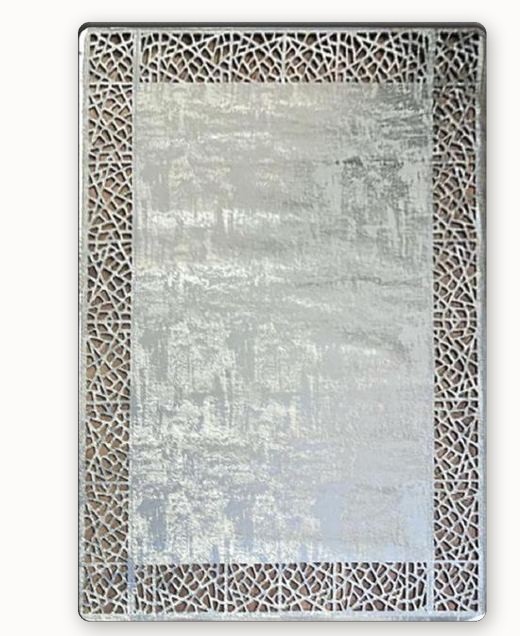
#> input picture uretim_takip/uretim/katalog_tohum/model/BNA-002.jpg, 520 x 636 px, given in place of BNA-002.jpg.jpg, which was not available
$ python oto.py ../../uretim_takip/uretim/katalog_tohum/model/BNA-002.jpg
#> lines starting #> are read from the running program, lines starting #| are printed output that depends on the picture; after the words box and inside, x2 and y2 are one past the last pixel; in counts of white or black regions, pixels touching at a corner belong together
#> further down, im is the input picture: shape (636, 520, 3); mean B, G, R 188.9, 192.4, 191.6
"""Katalog fotoğrafı (koyu deri zemin üstünde halı) → halı maskesi, orta, çerçeve."""
import cv2, numpy as np, sys, json
K='/home/user/sifreli/uretim_takip/uretim/katalog_tohum/model/'
def lab(im): return cv2.cvtColor(im.astype(np.float32)/255, cv2.COLOR_BGR2LAB)
#> returned value: shape (636, 520, 3) float32; mean of channels 0, 1, 2 77, -0.9, 1.7
def hali(im, hull=True):
    L=lab(im); h,w=L.shape[:2]
#> after `h, w = L.shape[:2]`: h = 636; w = 520
    kenar=np.concatenate([L[:6].reshape(-1,3),L[-6:].reshape(-1,3),L[:,:6].reshape(-1,3),L[:,-6:].reshape(-1,3)])
    zem=np.median(kenar,0); fark=np.linalg.norm(cv2.GaussianBlur(L,(0,0),2)-zem,axis=2)
#> after `zem = np.median(kenar, 0)`: zem = [98.48, 0, 1.08]
#> after `fark = np.linalg.norm(cv2.GaussianBlur(L, (0, 0), 2) - zem, axis=2)`:
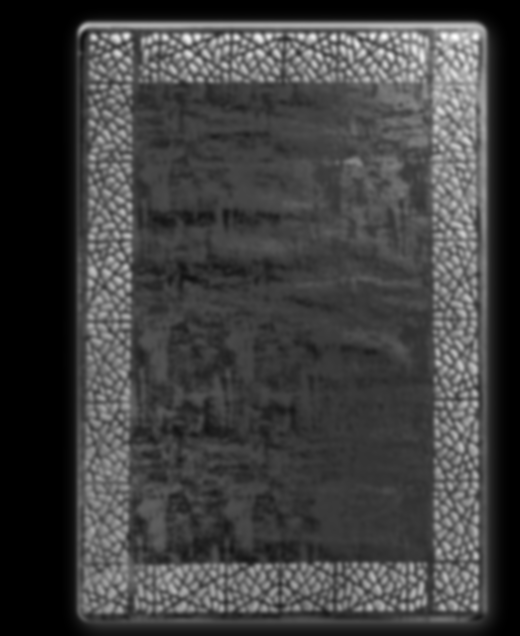
#> fark: shape (636, 520) float32; min 0, max 86.89, mean 21.6; drawn with min black and max white
    b=(fark>14).astype(np.uint8)
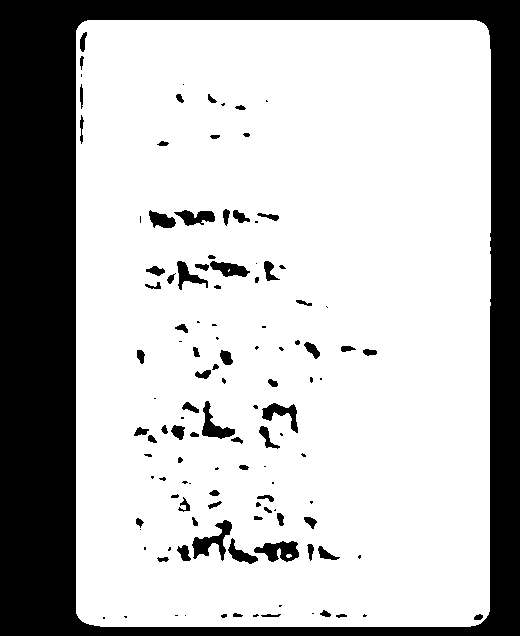
#> b: shape (636, 520); values 0 (black) and 1 (white), 73.5% white; 121 black regions (48 under 20 px), largest, box (x1, y1, x2, y2) and area: (0, 0, 520, 636) 79476, (192, 520, 232, 561) 630, (254, 541, 299, 562) 577
    b=cv2.morphologyEx(b,cv2.MORPH_OPEN,np.ones((5,5),np.uint8))
#> b: shape (636, 520); values 0 (black) and 1 (white), 73.3% white; 96 black regions (42 under 20 px), largest, box (x1, y1, x2, y2) and area: (0, 0, 520, 636) 79997, (177, 520, 299, 564) 1783, (149, 210, 215, 228) 733
    n,lb,st,_=cv2.connectedComponentsWithStats(b); i=1+np.argmax(st[1:,4]); b=(lb==i).astype(np.uint8)
#> after `n, lb, st, _ = cv2.connectedComponentsWithStats(b)`:
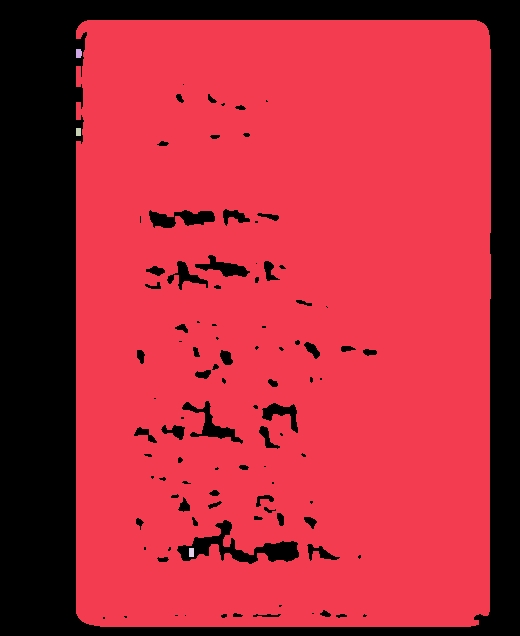
#> lb: shape (636, 520) int32; 5 distinct labels, from 0 to 4; one colour per label, 0 black
#> after `n, lb, st, _ = cv2.connectedComponentsWithStats(b)`: n = 5; st = [[0, 0, 520, 636, 88262], [76, 20, 415, 607, 242323], [76, 49, 6, 9, 50], [76, 128, 5, 8, 40], [189, 548, 5, 9, 45]]
#> after `i = 1 + np.argmax(st[1:, 4])`: i = 1
#> after `b = (lb == i).astype(np.uint8)`: b: shape (636, 520); values 0 (black) and 1 (white), 73.3% white; 96 black regions (42 under 20 px)
    cs,_=cv2.findContours(b,cv2.RETR_EXTERNAL,cv2.CHAIN_APPROX_SIMPLE); c=max(cs,key=cv2.contourArea)
#> after `cs, _ = cv2.findContours(b, cv2.RETR_EXTERNAL, cv2.CHAIN_APPROX_SIMPLE`: cs = 1 contour; box (x1, y1, x2, y2) and area: (76, 20, 491, 627) 249576
#> after `c = max(cs, key=cv2.contourArea)`: c = contour of 135 points, box (x1, y1, x2, y2) (76, 20, 491, 627), area 249576
    m=np.zeros_like(b); cv2.drawContours(m,[cv2.convexHull(c) if hull else c],-1,1,-1)
#> after `cv2.drawContours(m, [cv2.convexHull(c) if hull else c], -1, 1, -1)`:
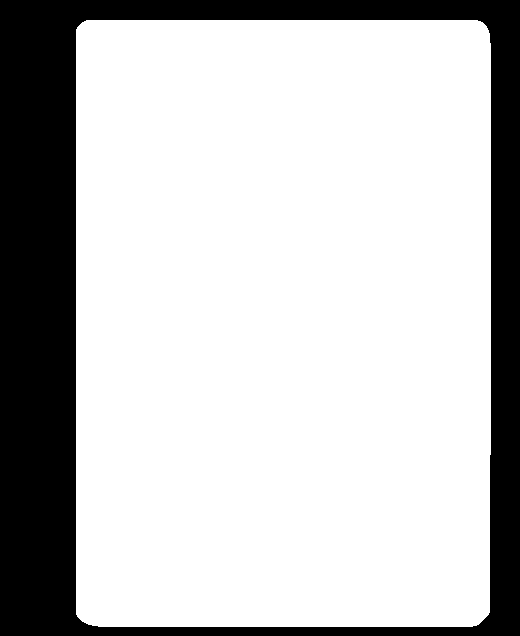
#> m: shape (636, 520); values 0 (black) and 1 (white), 76% white; 1 black region
    return m
def gecis(p, esik):
    p=cv2.GaussianBlur(p.reshape(1,-1,3),(0,0),2).reshape(-1,3)
    d=np.linalg.norm(p[3:]-p[:-3],axis=1)
    return d
def orta(im, m):
    """Merkezden dışa ilk güçlü geçiş: sol/sağ/üst/alt."""
    L=lab(im); ys,xs=np.where(m>0); x0,x1,y0,y1=xs.min(),xs.max(),ys.min(),ys.max()
    cx,cy=(x0+x1)//2,(y0+y1)//2
    yat=L[cy-40:cy+40].mean(0); dik=L[:,cx-30:cx+30].mean(1)
#> after `yat = L[cy - 40:cy + 40].mean(0)`: yat = 520 rows, first 8: [98.48, 0, 1.08], [98.48, 0, 1.08], [98.48, 0, 1.08], [98.48, 0, 1.08], [98.48, 0, 1.08], [98.48, 0, 1.08], [98.48, 0, 1.08], [98.48, 0, 1.08]
#> after `dik = L[:, cx - 30:cx + 30].mean(1)`: dik = 636 rows, first 8: [98.48, 0, 1.08], [98.48, 0, 1.08], [98.48, 0, 1.08], [98.48, 0, 1.08], [98.48, 0, 1.08], [98.48, 0, 1.08], [98.48, 0, 1.08], [98.48, 0, 1.08]
    def ilk(profil, bas, son, adim):
#> called with profil = array of shape (520, 3), bas = 283, son = 76, adim = -1
        p=cv2.GaussianBlur(profil.reshape(1,-1,3),(0,0),1.5).reshape(-1,3)
#> p has the same summary as yat in orta
        ref=p[bas-15:bas+15].mean(0) if adim>0 else p[bas-15:bas+15].mean(0)
#> ref = [79.29, -2.87, 2.55]
        i=bas
        while (i<son if adim>0 else i>son):
            if np.linalg.norm(p[i]-ref)>12 and np.linalg.norm(p[i+adim*2]-ref)>12: return i
            i+=adim
#> after the loop, i = 130
        return son
    sol=ilk(yat,cx,x0,-1); sag=ilk(yat,cx,x1,1); ust=ilk(dik,cy,y0,-1); alt=ilk(dik,cy,y1,1)
#> after `sol = ilk(yat, cx, x0, -1)`: sol = 130
#> after the loop in ilk, `while (i<son if adim>0 else i>son):`: i = 434
#> after `sag = ilk(yat, cx, x1, 1)`: sag = 434
#> in ilk (call 3), `p=cv2.GaussianBlur(profil.reshape(1,-1,3),(0,0),1.5).reshape(-1,3)`: p = 636 rows, first 8: [98.48, 0, 1.08], [98.48, 0, 1.08], [98.48, 0, 1.08], [98.48, -1.39e-06, 1.08], [98.48, -1.75e-05, 1.08], [98.46, -0.000136, 1.08], [98.41, -0.000699, 1.08], [98.28, -0.00241, 1.08]
#> the loop in ilk, `while (i<son if adim>0 else i>son):` made 243 passes
#> i on passes 1 to 3: 322, 321, 320
#> after the loop in ilk, `while (i<son if adim>0 else i>son):`: i = 81
#> after `ust = ilk(dik, cy, y0, -1)`: ust = 81
#> after the loop in ilk, `while (i<son if adim>0 else i>son):`: i = 564
#> after `alt = ilk(dik, cy, y1, 1)`: alt = 564
    return dict(hali=[int(x0),int(y0),int(x1),int(y1)], orta=[int(sol),int(ust),int(sag),int(alt)])
if __name__=='__main__':
    sonuc={}
    for k in sys.argv[1:]:
        im=cv2.imread(K+k+'.jpg'); m=hali(im); g=orta(im,m); sonuc[k]=g
#> after `g = orta(im, m)`: g = {'hali': [76, 20, 490, 626], 'orta': [130, 81, 434, 564]}
        o=im.copy(); cs,_=cv2.findContours(m,cv2.RETR_EXTERNAL,cv2.CHAIN_APPROX_SIMPLE)
#> after `cs, _ = cv2.findContours(m, cv2.RETR_EXTERNAL, cv2.CHAIN_APPROX_SIMPLE`: cs = 1 contour; box (x1, y1, x2, y2) and area: (76, 20, 491, 627) 250428
        cv2.drawContours(o,cs,-1,(0,0,255),2); a=g['orta']; cv2.rectangle(o,(a[0],a[1]),(a[2],a[3]),(0,255,0),2)
#> after `a = g['orta']`: a = [130, 81, 434, 564]
#> after `cv2.rectangle(o, (a[0], a[1]), (a[2], a[3]), (0, 255, 0), 2)`:
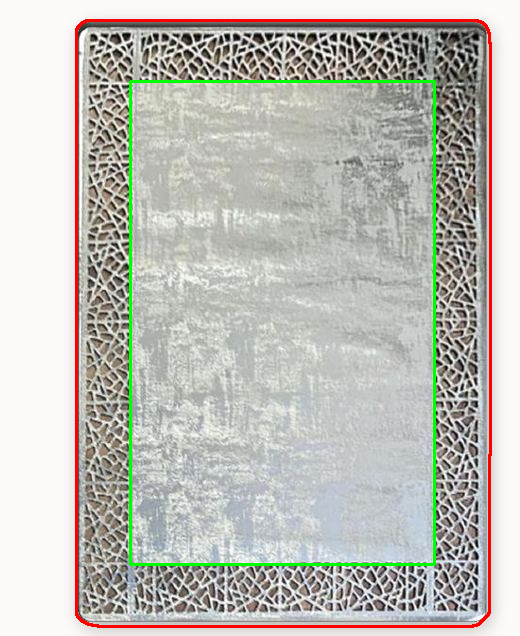
#> o: shape (636, 520, 3); mean B, G, R 182.9, 189.9, 190.1
        cv2.imwrite(f'/tmp/claude-0/-home-user-sifreli/0314cf55-6a39-5afb-b0a7-fcfad6be5475/scratchpad/kat/k_{k}.jpg',cv2.resize(o,(208,254)))
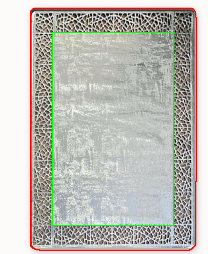
#> saved as BNA-002.jpg.jpg: shape (254, 208, 3); mean B, G, R 182.8, 189.7, 189.9
        print(k,g)
#| ../../uretim_takip/uretim/katalog_tohum/model/BNA-002.jpg {'hali': [76, 20, 490, 626], 'orta': [130, 81, 434, 564]}
    ims=[cv2.imread(f'/tmp/claude-0/-home-user-sifreli/0314cf55-6a39-5afb-b0a7-fcfad6be5475/scratchpad/kat/k_{k}.jpg') for k in sys.argv[1:]]
#> ims = 1 item
    sat=[np.hstack(ims[i:i+8]+[np.zeros_like(ims[0])]*(8-len(ims[i:i+8]))) for i in range(0,len(ims),8)]
#> sat = 1 item
    cv2.imwrite('/tmp/claude-0/-home-user-sifreli/0314cf55-6a39-5afb-b0a7-fcfad6be5475/scratchpad/kat/oto.jpg',np.vstack(sat))
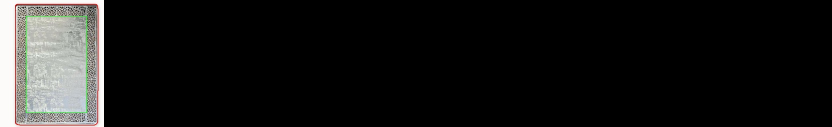
#> saved as oto.jpg: shape (254, 1664, 3) (shown at 1/2 size); mean B, G, R 22.8, 23.7, 23.7

$ run again, on uretim_takip/uretim/katalog_tohum/model/BNA-009.jpg
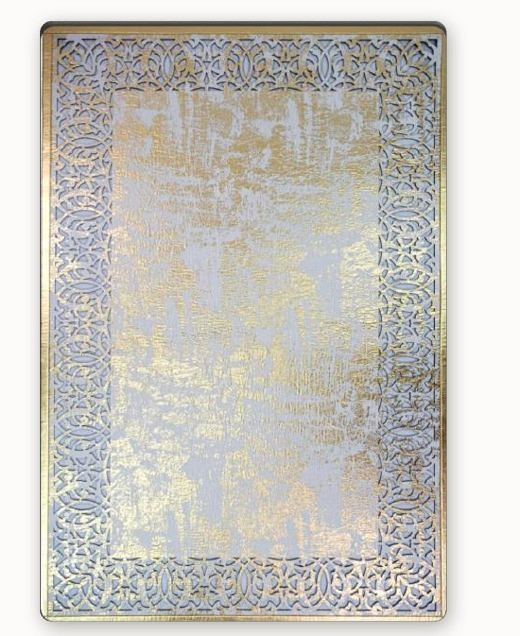
#> input picture uretim_takip/uretim/katalog_tohum/model/BNA-009.jpg, 520 x 636 px, given in place of BNA-009.jpg.jpg, which was not available
#> im is the input picture: shape (636, 520, 3); mean B, G, R 191.9, 197.9, 200.2
#> zem = [98.48, 0, 1.08]
#> lb: shape (636, 520) int32; 10 distinct labels, from 0 to 9
#> n = 10; st = [[0, 0, 520, 636, 90027], [38, 19, 413, 608, 239836], [181, 378, 6, 5, 30], [131, 440, 19, 13, 185], [151, 450, 6, 7, 40], [141, 460, 14, 10, 116], [121, 468, 11, 8, 76], [151, 475, 20, 23, 243], [131, 486, 8, 18, 119], [149, 521, 9, 6, 48]]
#> in hali, `i = 1 + np.argmax(st[1:, 4])`: i = 1
#> in hali, `b = (lb == i).astype(np.uint8)`:
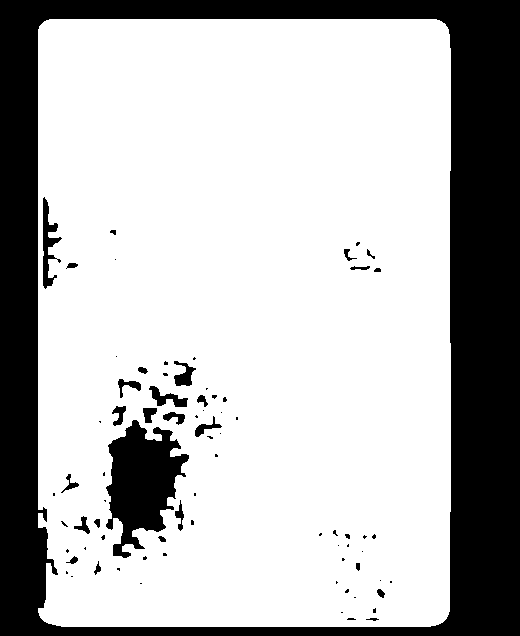
#> b: shape (636, 520); values 0 (black) and 1 (white), 72.5% white; 77 black regions (49 under 20 px)
#> in hali, `cs, _ = cv2.findContours(b, cv2.RETR_EXTERNAL, cv2.CHAIN_APPROX_SIMPLE`: cs = 1 contour; box (x1, y1, x2, y2) and area: (38, 19, 451, 627) 248648
#> c = contour of 115 points, box (x1, y1, x2, y2) (38, 19, 451, 627), area 248648
#> m: shape (636, 520); values 0 (black) and 1 (white), 75.8% white; 1 black region
#> yat = 520 rows, first 8: [98.48, 0, 1.08], [98.48, 0, 1.08], [98.48, 0, 1.08], [98.48, 0, 1.08], [98.48, 0, 1.08], [98.48, 0, 1.08], [98.48, 0, 1.08], [98.48, 0, 1.08]
#> dik = 636 rows, first 8: [98.13, 0, 1.08], [98.48, 0, 1.08], [98.48, 0, 1.08], [98.48, 0, 1.08], [98.48, 0, 1.08], [98.48, 0, 1.08], [98.13, 0, 1.08], [98.13, 0, 1.08]
#> p has the same summary as yat in orta
#> ref = [80.66, -1.24, 6.8]
#> after the loop in ilk, `while (i<son if adim>0 else i>son):`: i = 95
#> the loop in ilk, `while (i<son if adim>0 else i>son):` made 149 passes
#> after the loop in ilk, `while (i<son if adim>0 else i>son):`: i = 392
#> p = 636 rows, first 8: [98.39, 0, 1.08], [98.41, 0, 1.08], [98.44, -1.39e-06, 1.08], [98.45, -1.75e-05, 1.08], [98.42, -0.000136, 1.08], [98.34, -0.000699, 1.08], [98.2, -0.00241, 1.08], [98.04, -0.00572, 1.08]
#> the loop in ilk, `while (i<son if adim>0 else i>son):` made 174 passes
#> i on passes 1 to 3: 321, 320, 319
#> after the loop in ilk, `while (i<son if adim>0 else i>son):`: i = 149
#> after the loop in ilk, `while (i<son if adim>0 else i>son):`: i = 570
#> g = {'hali': [38, 19, 450, 626], 'orta': [95, 149, 392, 570]}
#> `cs, _ = cv2.findContours(m, cv2.RETR_EXTERNAL, cv2.CHAIN_APPROX_SIMPLE`: cs = 1 contour; box (x1, y1, x2, y2) and area: (38, 19, 451, 627) 249744
#> a = [95, 149, 392, 570]
#| ../../uretim_takip/uretim/katalog_tohum/model/BNA-009.jpg {'hali': [38, 19, 450, 626], 'orta': [95, 149, 392, 570]}
#> ims = 1 item
#> `cv2.imwrite('/tmp/claude-0/-home-user-sifreli/0314cf55-6a39-5afb-b0a7-..`:
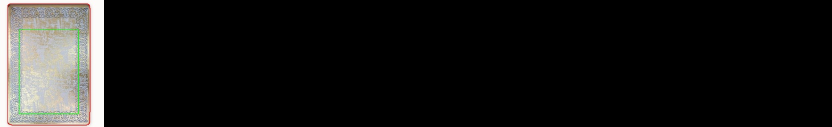
#> saved as oto.jpg: shape (254, 1664, 3) (shown at 1/2 size); mean B, G, R 23.2, 24.4, 24.7

$ run again, on uretim_takip/uretim/katalog_tohum/model/BNA-017.jpg
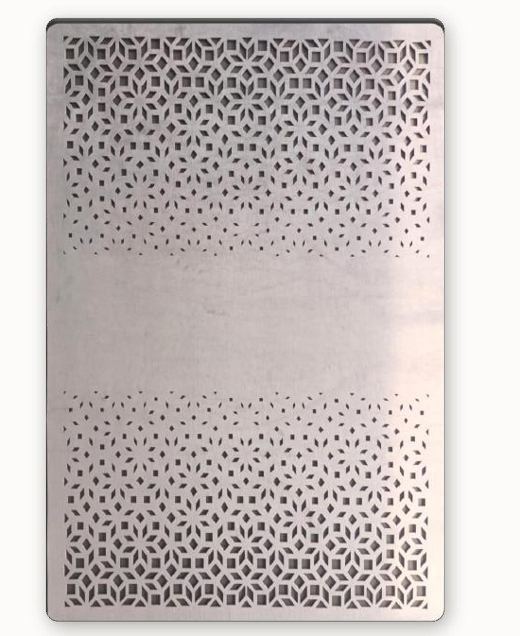
#> input picture uretim_takip/uretim/katalog_tohum/model/BNA-017.jpg, 520 x 636 px, given in place of BNA-017.jpg.jpg, which was not available
#> im is the input picture: shape (636, 520, 3); mean B, G, R 188.2, 189.5, 197.1
#> zem = [98.48, 0, 1.08]
#> lb: shape (636, 520) int32; 50 distinct labels, from 0 to 49
#> n = 50; st = 50 rows, first 6: [0, 0, 520, 636, 111567], [44, 16, 404, 611, 216293], [443, 126, 5, 6, 30], [443, 139, 5, 25, 125], [419, 144, 10, 10, 90], [425, 163, 7, 8, 52]
#> in hali, `i = 1 + np.argmax(st[1:, 4])`: i = 1
#> in hali, `cs, _ = cv2.findContours(b, cv2.RETR_EXTERNAL, cv2.CHAIN_APPROX_SIMPLE`: cs = 1 contour; box (x1, y1, x2, y2) and area: (44, 16, 448, 627) 215261
#> c = contour of 716 points, box (x1, y1, x2, y2) (44, 16, 448, 627), area 215261
#> m: shape (636, 520); values 0 (black) and 1 (white), 73.7% white; 1 black region
#> yat = 520 rows, first 8: [98.48, 0, 1.08], [98.48, 0, 1.08], [98.48, 0, 1.08], [98.48, 0, 1.08], [98.48, 0, 1.08], [98.48, 0, 1.08], [98.48, 0, 1.08], [98.48, 0, 1.08]
#> dik = 636 rows, first 8: [98.48, 0, 1.08], [98.48, 0, 1.08], [98.48, 0, 1.08], [98.48, 0, 1.08], [98.13, 0, 1.08], [97.79, -0.0156, 1.08], [97.44, -0.0156, 1.08], [97.44, -0.0156, 1.08]
#> p has the same summary as yat in orta
#> ref = [76.9, 3.48, 2.38]
#> after the loop in ilk, `while (i<son if adim>0 else i>son):`: i = 48
#> the loop in ilk, `while (i<son if adim>0 else i>son):` made 149 passes
#> after the loop in ilk, `while (i<son if adim>0 else i>son):`: i = 393
#> p = 636 rows, first 8: [98.47, -3.49e-05, 1.08], [98.46, -0.000138, 1.08], [98.41, -0.000699, 1.08], [98.28, -0.00241, 1.08], [98.08, -0.00572, 1.08], [97.82, -0.00975, 1.08], [97.56, -0.0125, 1.08], [97.3, -0.0125, 1.08]
#> the loop in ilk, `while (i<son if adim>0 else i>son):` made 141 passes
#> i on passes 1 to 8: 320, 319, 318, 317, 316, 315, 314, 313
#> after the loop in ilk, `while (i<son if adim>0 else i>son):`: i = 181
#> after the loop in ilk, `while (i<son if adim>0 else i>son):`: i = 495
#> g = {'hali': [44, 16, 447, 626], 'orta': [48, 181, 393, 495]}
#> `cs, _ = cv2.findContours(m, cv2.RETR_EXTERNAL, cv2.CHAIN_APPROX_SIMPLE`: cs = 1 contour; box (x1, y1, x2, y2) and area: (44, 16, 448, 627) 242818
#> a = [48, 181, 393, 495]
#| ../../uretim_takip/uretim/katalog_tohum/model/BNA-017.jpg {'hali': [44, 16, 447, 626], 'orta': [48, 181, 393, 495]}
#> ims = 1 item
#> `cv2.imwrite('/tmp/claude-0/-home-user-sifreli/0314cf55-6a39-5afb-b0a7-..`:
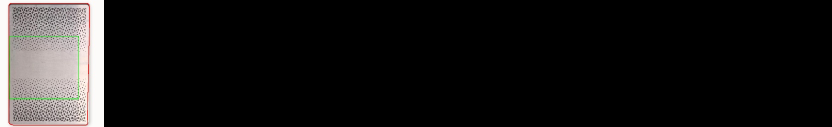
#> saved as oto.jpg: shape (254, 1664, 3) (shown at 1/2 size); mean B, G, R 22.8, 23.3, 24.4
